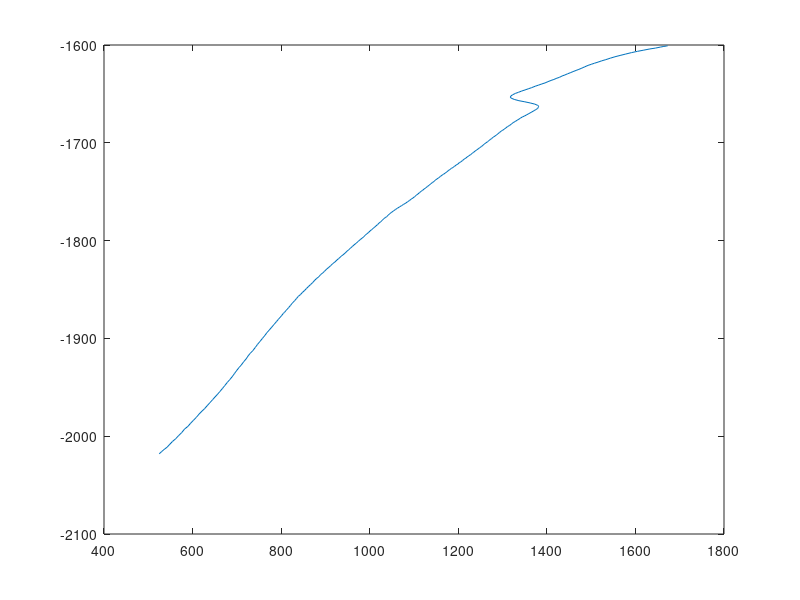

The MATLAB source for this figure:
clear all; clc; 


% tic
% fc = 0.5E8; fs=10E9;
% tc = gmonopuls('cutoff',fc);
% % t  = -2*tc : 1/fs : 2*tc;
% t  = 0 : 1/fs : 3*tc;   
% 
% y = gmonopuls(t,fc); 
% toc
% plot(t/1e-9,y)


load('Echo_cal_data.mat'); 

trise_cal_8p = Echo_cal_data(:,4); 
width8 = Echo_cal_data(:,26); 
width8_error = Echo_cal_data(:,27); 

figure; 
 plot(width8, trise_cal_8p);
% errorbar(trise_cal_8p,  width8, width8_error); grid on; 